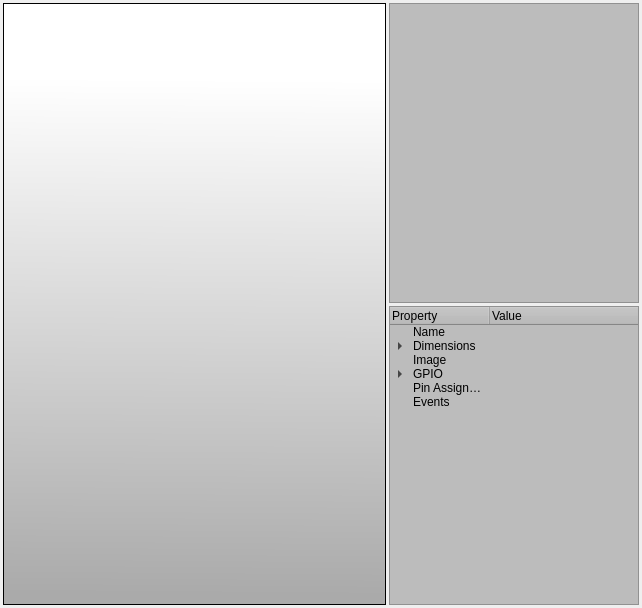
<?xml version="1.0" encoding="UTF-8"?>
<ui version="4.0">
 <class>HardwareLayoutWidget</class>
 <widget class="QWidget" name="HardwareLayoutWidget">
  <property name="geometry">
   <rect>
    <x>0</x>
    <y>0</y>
    <width>642</width>
    <height>608</height>
   </rect>
  </property>
  <property name="sizePolicy">
   <sizepolicy hsizetype="Expanding" vsizetype="Expanding">
    <horstretch>0</horstretch>
    <verstretch>0</verstretch>
   </sizepolicy>
  </property>
  <property name="windowTitle">
   <string>Form</string>
  </property>
  <layout class="QHBoxLayout" name="horizontalLayout">
   <property name="spacing">
    <number>3</number>
   </property>
   <property name="leftMargin">
    <number>3</number>
   </property>
   <property name="topMargin">
    <number>3</number>
   </property>
   <property name="rightMargin">
    <number>3</number>
   </property>
   <property name="bottomMargin">
    <number>3</number>
   </property>
   <item>
    <widget class="QGraphicsView" name="graphicsView">
     <property name="baseSize">
      <size>
       <width>100</width>
       <height>0</height>
      </size>
     </property>
     <property name="styleSheet">
      <string notr="true">background-color: qlineargradient(spread:pad, x1:0.484, y1:0.982955, x2:0.489, y2:0.125, stop:0 rgba(170, 170, 170, 255), stop:1 rgba(255, 255, 255, 255));</string>
     </property>
    </widget>
   </item>
   <item>
    <layout class="QVBoxLayout" name="verticalLayout">
     <item>
      <widget class="QListWidget" name="componentslistWidget">
       <property name="maximumSize">
        <size>
         <width>250</width>
         <height>16777215</height>
        </size>
       </property>
       <property name="styleSheet">
        <string notr="true">background-color: rgb(188, 188, 188);</string>
       </property>
      </widget>
     </item>
     <item>
      <widget class="QTreeWidget" name="PropertiestreeWidget">
       <property name="sizePolicy">
        <sizepolicy hsizetype="Preferred" vsizetype="Expanding">
         <horstretch>0</horstretch>
         <verstretch>0</verstretch>
        </sizepolicy>
       </property>
       <property name="maximumSize">
        <size>
         <width>250</width>
         <height>16777215</height>
        </size>
       </property>
       <property name="styleSheet">
        <string notr="true">background-color: rgb(188, 188, 188);</string>
       </property>
       <column>
        <property name="text">
         <string>Property</string>
        </property>
       </column>
       <column>
        <property name="text">
         <string>Value</string>
        </property>
       </column>
       <item>
        <property name="text">
         <string>Name</string>
        </property>
       </item>
       <item>
        <property name="text">
         <string>Dimensions</string>
        </property>
        <item>
         <property name="text">
          <string>Width</string>
         </property>
        </item>
        <item>
         <property name="text">
          <string>Height</string>
         </property>
        </item>
       </item>
       <item>
        <property name="text">
         <string>Image</string>
        </property>
       </item>
       <item>
        <property name="text">
         <string>GPIO</string>
        </property>
        <item>
         <property name="text">
          <string>Pin Count</string>
         </property>
        </item>
        <item>
         <property name="text">
          <string>Columns</string>
         </property>
        </item>
        <item>
         <property name="text">
          <string>Connects</string>
         </property>
        </item>
       </item>
       <item>
        <property name="text">
         <string>Pin Assignments</string>
        </property>
       </item>
       <item>
        <property name="text">
         <string>Events</string>
        </property>
       </item>
      </widget>
     </item>
    </layout>
   </item>
  </layout>
 </widget>
 <resources/>
 <connections/>
</ui>
